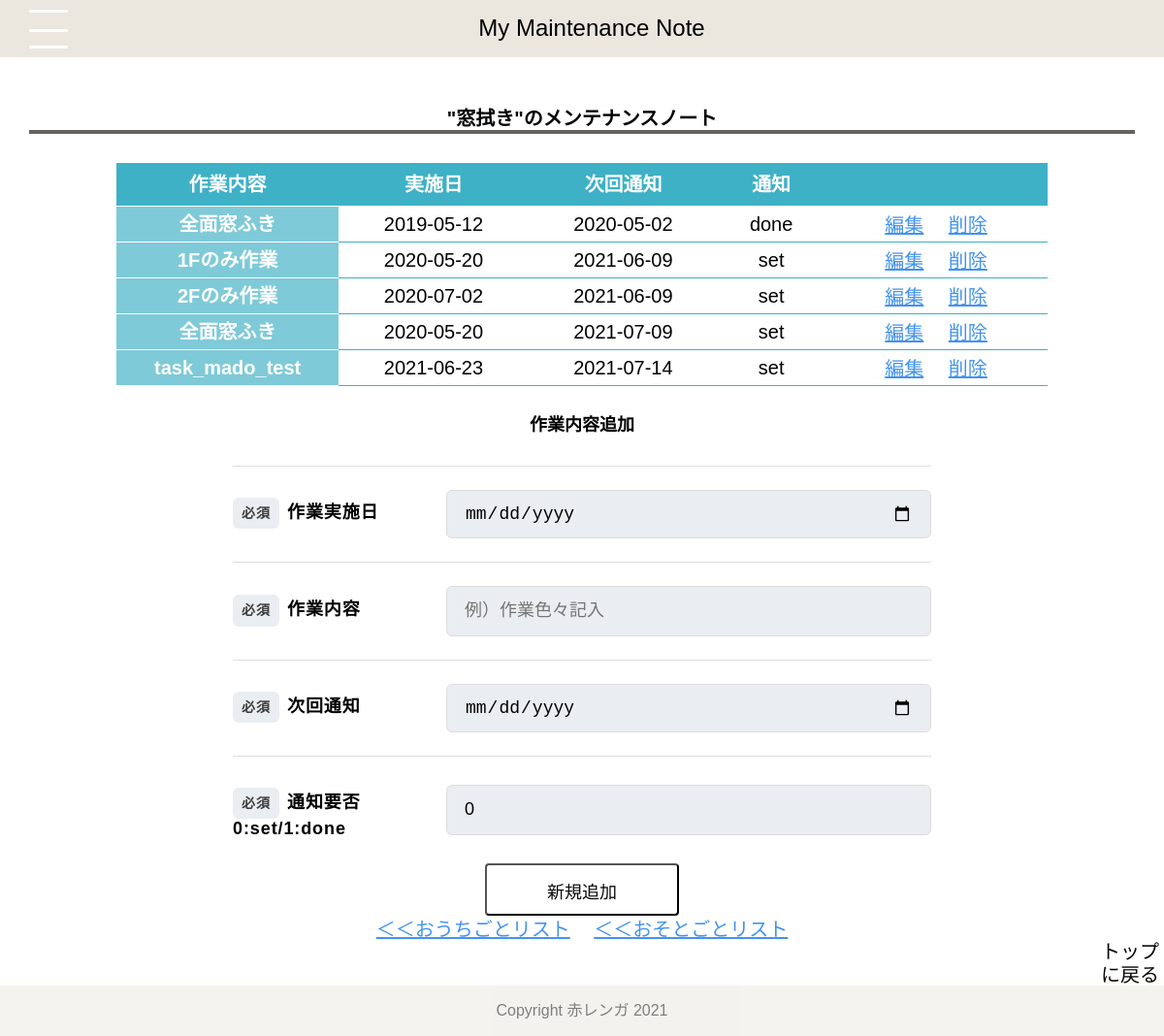
Before: /tasklist/1 with the older database file.
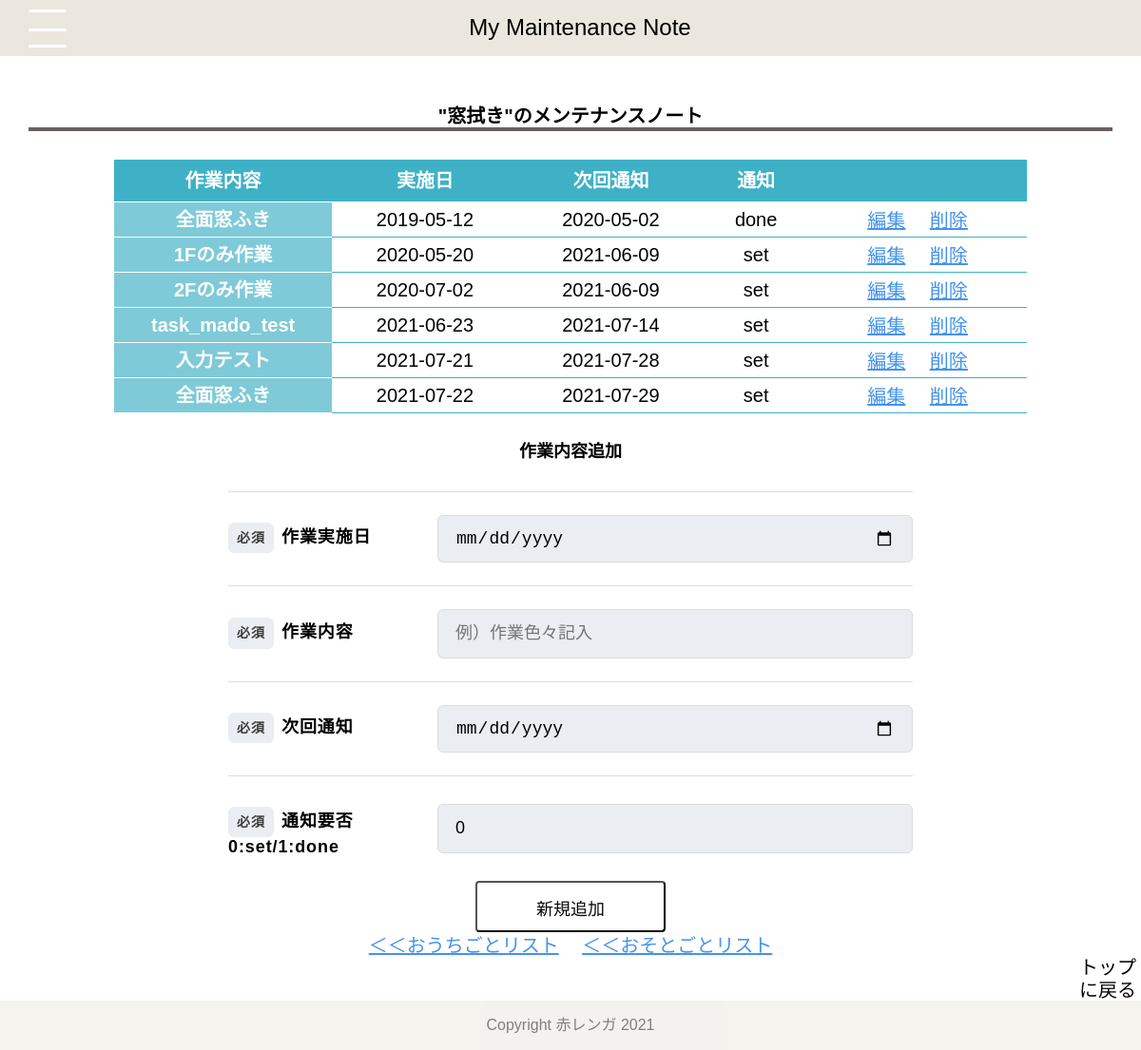
After: the same page with the newer database file.
### tables this page shows
CREATE TABLE "items" (
	"id"	INTEGER,
	"ios_id"	INTEGER,
	"item"	TEXT,
	"table_name"	TEXT,
	PRIMARY KEY("id" AUTOINCREMENT)
);

CREATE TABLE "mado" (
	"taskid"	INTEGER,
	"item_id"	INTEGER,
	"date"	DATE,
	"task"	TEXT,
	"notice"	DATE,
	"nt_id"	INTEGER,
	PRIMARY KEY("taskid" AUTOINCREMENT)
);

### app.py (the view)
@app.route("/tasklist/<int:id>")
def tasklist(id):
    conn = sqlite3.connect("maintenance.db")
    c = conn.cursor()
    c.execute("select id from items where id = ?" , (id,))
    id = c.fetchone()[0]
    c.execute("select item from items where id = ?" , (id,))
    item = c.fetchone()[0]
    c.execute("select table_name from items where id = ?" , (id,))
    table_name = c.fetchone()[0]
    c.execute("select taskid, date, task, notice, nt_id from %s" % (table_name))
    tasklist = []
    task_list = []
    for row in c.fetchall():
        tasklist = dict({"taskid":row[0],"date":row[1], "task":row[2],"notice":row[3], "nt_id":row[4]})
        if tasklist["nt_id"] == 1:
            tasklist["nt_id"] = "done"
        else:
            tasklist["nt_id"] = "set"
        task_list.append(tasklist)
    c.close()
    return render_template("tasklist.html" , task_list = task_list, table_name = table_name, item = item, id = id)

### templates/tasklist.html
{% extends 'base.html' %}
{% block content %}
<h2>"{{item}}"のメンテナンスノート</h2>
<table class="table_list" width="80%">
    <thead>
        <tr>
            <th>作業内容</th>
            <th>実施日</th>
            <th>次回通知</th>
            <th>通知</th>
            <th></th>
        </tr>
    </thead>
    {% for item in task_list %}
    <tbody>
        <tr>
            <th label="作業内容"><p>{{item["task"]}}</p></th>
            <td label="実施日　"><p>{{item["date"]}}</p></td>
            <td label="次回通知"><p>{{item["notice"]}}</p></td>
            <td label="通知"><p>{{item["nt_id"]}}</p></td>
            <td>
                <div class="btn_top">
                    <a href="/edit/tasklist/{{id}}/{{item['taskid']}}" class="btn4">編集</a>
                    <a href="/del/tasklist/{{id}}/{{item['taskid']}}" onclick="return confirm('削除しますか？')" class="btn4">削除</a>
                </div>
            </td>
        </tr>
    </tbody>
    {% endfor %}
</table>
<form action="/add/tasklist/{{id}}" method="POST">
        <h3>作業内容追加</h3>
    <div class="Form">
        <div class="Form-Item">
            <p class="Form-Item-Label isMsg"><span class="Form-Item-Label-Required">必須</span>作業実施日</p>
            <input type="date" name="date" class="Form-Item-Input" placeholder="例）2021-1-23">
        </div>
        <div class="Form-Item">
            <p class="Form-Item-Label"><span class="Form-Item-Label-Required">必須</span>作業内容</p>
            <input name="task" type="text" class="Form-Item-Input" placeholder="例）作業色々記入">
            </div>
        <div class="Form-Item">
            <p class="Form-Item-Label isMsg"><span class="Form-Item-Label-Required">必須</span>次回通知</p>
            <input name="notice" type="date" class="Form-Item-Input" placeholder="例）2021-1-23">
        </div>
        <div class="Form-Item">
            <p class="Form-Item-Label isMsg"><span class="Form-Item-Label-Required">必須</span>通知要否<br>0:set/1:done</p>
            <input name="nt_id" type="integer" value="0" class="Form-Item-Input">
        </div>
    </div>
<div>
    <button type="submit" class="btn1">新規追加</button>
</div>
</form>
<div class="btn_top">
    <a href="/list/uti" class="btn4">＜＜おうちごとリスト</a>
    <a href="/list/soto" class="btn4">＜＜おそとごとリスト</a>
</div>
<div class="btn_top1">
    <a href="/index" type="button" class="btn5">トップに戻る</a>
</div>
{% endblock %}

### templates/base.html (shortened to what this page needs)
<!DOCTYPE html>
<html lang="ja">
<head>
    <link rel="stylesheet" href="/static/css/style.css">
    <link rel="stylesheet" href="https://use.fontawesome.com/releases/v5.6.4/css/all.css">
</head>
<body>
    <header>
        <div id="page_top">
            <a class="top" href="/index">My Maintenance Note</a>
        </div>
    </header>
    <div id="hamburger">
        <span class="inner_line" id="line1"></span>
        <span class="inner_line" id="line2"></span>
        <span class="inner_line" id="line3"></span>
    </div>
    {% block content %}{% endblock %}
</body>
<footer>
    <p class="footer">Copyright 赤レンガ 2021</p>
</footer>
</html>

### static/css/style.css (style rules this page uses)
html { overflow-y: scroll; }
body, h1, h2, h3, h4, h5, p, ul, ol, li, dl, dt, dd { margin: 0px; padding: 0px; }
body { background: #fff; text-align: center; font-size: 16px; line-height: 1.2; min-width: 100%; -webkit-text-size-adjust: 100%; }
a { outline: none; color: inherit; text-decoration: none; }
body { font-family: "Noto Sans Japanese", "ヒラギノ角ゴ Pro W3", "Hiragino Kaku Gothic Pro", "ヒラギノ角ゴ ProN W3", "Hiragino Kaku Gothic ProN", "游ゴシック", YuGothic, "メイリオ", "Meiryo", "HGPｺﾞｼｯｸM", "Osaka", "ＭＳ Ｐゴシック", sans-serif, Century Gothic, Arial; }
header { width: 100%; height: 80px; }
.top { width: 100%; background-color: rgb(235, 231, 222); font-size: 24px; padding: 15px 10px; text-align: center; }
body { height: 800px; }
p { text-align: center; font-size: 20px; }
a { color:black; padding: 10px 10px; display: inline-block; font-size: 24px; }
h2 { font-size: 20px; margin: 30px; text-align:center; border-bottom: solid 4px rgb(105, 96, 96); }
h3 { font-size: 18px; text-align:center; margin: 30px; }
table { table-layout: auto; margin-left: auto; margin-right: auto; border-radius: 16px; }
table th { font-size: 20px; padding: 0; }
td { font-size: 20px; }
.table_list { border-collapse: collapse; }
.table_list thead th { background: #3EB1C6; padding: 10px 15px; border-bottom:#FFF solid 1px; color:#FFF; }
.table_list tbody th { background:#7fcad8; color:#FFF; padding: 2px;px 15px; border-bottom:#FFF solid 1px; vertical-align:middle; }
.table_list tbody tr:last-child th { border-bottom:#FFF solid 1px; }
.table_list tbody td { background:#FFF; padding:5px 15px; border-bottom:#3EB1C6 solid 1px; vertical-align:middle; }
form { margin-top: 20px; margin-left: auto; margin-right: auto; max-width: 720px; }
.Form { margin-top: 20px; margin-left: auto; margin-right: auto; max-width: 720px; }
.Form-Item { border-top: 1px solid #ddd; padding-top: 24px; padding-bottom: 24px; width: 100%; display: flex; align-items: center; }
.Form-Item-Label { width: 100%; max-width: 180px; letter-spacing: 0.05em; font-weight: bold; font-size: 18px; text-align: left; }
.Form-Item-Label.isMsg { margin-top: 8px; margin-bottom: auto; }
.Form-Item-Label-Required { border-radius: 6px; margin-right: 8px; padding-top: 8px; padding-bottom: 8px; width: 48px; display: inline-block; text-align: center; background: #eaedf2; color: rgb(61, 60, 60); font-size: 14px; }
.Form-Item-Input { border: 1px solid #ddd; border-radius: 6px; margin-left: 40px; padding-left: 1em; padding-right: 1em; height: 48px; flex: 1; width: 100%; background: #eaedf2; font-size: 18px; }
#hamburger { display: block; position: absolute; top: 10px; left: 30px; width: 40px; height: 40px; cursor: pointer; transition: 1s; }
.inner_line { display: block; position: absolute; left: 0; width: 40px; height: 3px; background-color: #ffffff; transition: 1s; border-radius: 4px; }
#line1 { top: 0; }
#line2 { top: 20px; }
#line3 { bottom: 0; }
.btn1 { display: inline-block; width: 200px; height: 54px; text-align: center; text-decoration: none; line-height: 54px; outline: none; background-color:white; color: rgb(10, 10, 10); font-size: 18px; border-radius: 4px; }
.btn_top { text-align: center; }
.btn_top1 { text-align: right; }
.btn4 { height: 20px; font-size: 20px; border-radius: 8px; color: rgb(68, 147, 238); text-align: center; text-decoration: underline; padding: 2px 10px; }
.btn5 { width: 70px; height: 36px; font-size: 20px; border-radius: 8px; color: rgb(5, 5, 5); text-align: center; padding: 0; }
.footer { bottom: 0; font-size: 16px; color: black; padding: 16px; text-align: center; background-color: rgb(235, 231, 222); opacity: 0.5; }

Changed rows visible on the page:
removed mado: task "全面窓ふき", date "2020-05-20", notice "2021-07-09", nt_id "set"
added mado: task "入力テスト", date "2021-07-21", notice "2021-07-28", nt_id "set"
added mado: task "全面窓ふき", date "2021-07-22", notice "2021-07-29", nt_id "set"
